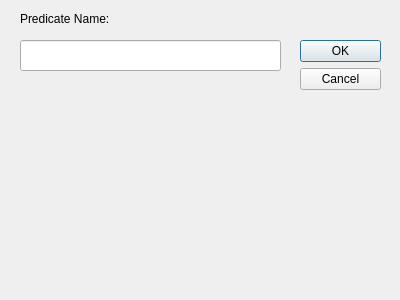
<?xml version="1.0" encoding="UTF-8"?>
<ui version="4.0">
 <class>DefinitionPredicateDialog</class>
 <widget class="QDialog" name="DefinitionPredicateDialog">
  <property name="geometry">
   <rect>
    <x>0</x>
    <y>0</y>
    <width>400</width>
    <height>300</height>
   </rect>
  </property>
  <property name="windowTitle">
   <string>Dialog</string>
  </property>
  <widget class="QDialogButtonBox" name="buttonBox">
   <property name="geometry">
    <rect>
     <x>300</x>
     <y>40</y>
     <width>81</width>
     <height>241</height>
    </rect>
   </property>
   <property name="orientation">
    <enum>Qt::Vertical</enum>
   </property>
   <property name="standardButtons">
    <set>QDialogButtonBox::Cancel|QDialogButtonBox::Ok</set>
   </property>
  </widget>
  <widget class="QLineEdit" name="predicateNameEdit">
   <property name="geometry">
    <rect>
     <x>20</x>
     <y>40</y>
     <width>261</width>
     <height>31</height>
    </rect>
   </property>
  </widget>
  <widget class="QLabel" name="label">
   <property name="geometry">
    <rect>
     <x>20</x>
     <y>10</y>
     <width>101</width>
     <height>17</height>
    </rect>
   </property>
   <property name="text">
    <string>Predicate Name:</string>
   </property>
  </widget>
 </widget>
 <resources/>
 <connections>
  <connection>
   <sender>buttonBox</sender>
   <signal>accepted()</signal>
   <receiver>DefinitionPredicateDialog</receiver>
   <slot>accept()</slot>
   <hints>
    <hint type="sourcelabel">
     <x>248</x>
     <y>254</y>
    </hint>
    <hint type="destinationlabel">
     <x>157</x>
     <y>274</y>
    </hint>
   </hints>
  </connection>
  <connection>
   <sender>buttonBox</sender>
   <signal>rejected()</signal>
   <receiver>DefinitionPredicateDialog</receiver>
   <slot>reject()</slot>
   <hints>
    <hint type="sourcelabel">
     <x>316</x>
     <y>260</y>
    </hint>
    <hint type="destinationlabel">
     <x>286</x>
     <y>274</y>
    </hint>
   </hints>
  </connection>
 </connections>
</ui>
